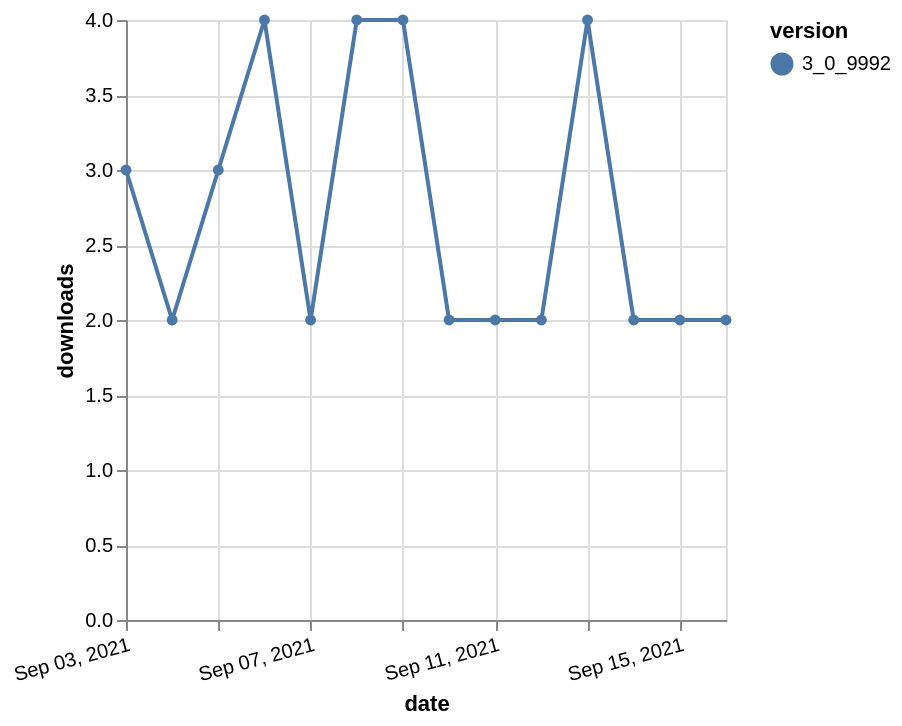

Here is the Vega-Lite specification saved for this chart:
### Vega-Lite specification from a JSON file in a GitHub repository (floating-point values rounded to 4 significant figures)
{"$schema": "https://vega.github.io/schema/vega-lite/v5.json", "description": "A simple bar chart with embedded data.", "data": {"values": [{"date": "2021-09-03", "total": 4633, "delta": 3, "version": "3_0_9992"}, {"date": "2021-09-04", "total": 4635, "delta": 2, "version": "3_0_9992"}, {"date": "2021-09-05", "total": 4638, "delta": 3, "version": "3_0_9992"}, {"date": "2021-09-06", "total": 4642, "delta": 4, "version": "3_0_9992"}, {"date": "2021-09-07", "total": 4644, "delta": 2, "version": "3_0_9992"}, {"date": "2021-09-08", "total": 4648, "delta": 4, "version": "3_0_9992"}, {"date": "2021-09-09", "total": 4652, "delta": 4, "version": "3_0_9992"}, {"date": "2021-09-10", "total": 4654, "delta": 2, "version": "3_0_9992"}, {"date": "2021-09-11", "total": 4656, "delta": 2, "version": "3_0_9992"}, {"date": "2021-09-12", "total": 4658, "delta": 2, "version": "3_0_9992"}, {"date": "2021-09-13", "total": 4662, "delta": 4, "version": "3_0_9992"}, {"date": "2021-09-14", "total": 4664, "delta": 2, "version": "3_0_9992"}, {"date": "2021-09-15", "total": 4666, "delta": 2, "version": "3_0_9992"}, {"date": "2021-09-16", "total": 4668, "delta": 2, "version": "3_0_9992"}]}, "width": "container", "mark": {"type": "line", "point": {"filled": true}}, "encoding": {"x": {"field": "date", "type": "temporal", "timeUnit": "yearmonthdate", "title": "date", "axis": {"labelAngle": -15}}, "y": {"field": "delta", "type": "quantitative", "title": "downloads"}, "color": {"field": "version", "type": "nominal"}, "tooltip": {"field": "delta"}}}
